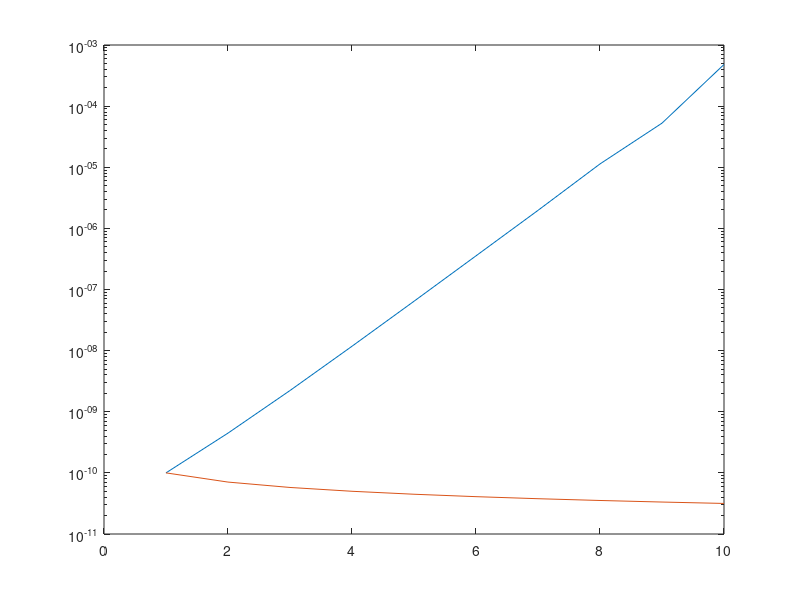

MATLAB code for this plot:
%Esegue il grafico degli Errori relativi
clear all
clc
format long
% matrice di Hilbert di ordine fino a 10
for n=1:10
A=hilb(n);
xvera=ones(n,1);
b= A*xvera;
x=A\b;
KA(n)=cond(A);
err_ass(n)=norm(x-xvera);
err_rel(n)=norm(x-xvera)/norm(xvera);
end
Condizionamento=KA';
ErroreAssoluto=err_ass'
ErroreRelativo=err_rel'
%Aggiungiamo una piccola perturbazione 10^-10
for n=1:10
deltab=1e-10*ones(n,1);
A=hilb(n);
xvera=ones(n,1);
b=A*xvera;
b=b+deltab;
x=A\b;
err_ass1(n)=norm(x-xvera);
err_rel1(n)=norm(x-xvera)/norm(xvera);
end

% matrice triangolare superiore di ordine fino a 10
for n=1:10
clear A
A=ones(n);
A1=triu(A);
xvera=ones(n,1);
b=A1*xvera;
x=A1\b;
KA1(n)=cond(A1);
err_ass2(n)=norm(x-xvera);
err_rel2(n)=norm(x-xvera)/norm(xvera);
end
Condizionamento=KA1';
%Aggiungiamo una piccola perturbazione 10^-10
for n=1:10
deltab=1e-10*ones(n,1);
clear A
A=ones(n);
A1=triu(A);
xvera=ones(n,1);
b=A1*xvera;
b=b+deltab;
x=A1\b;
err_ass3(n)=norm(x-xvera);
err_rel3(n)=norm(x-xvera)/norm(xvera);
end
ErroreRelativo=[err_rel1']
ErroreRelativo=[err_rel3']
semilogy(1:n,err_rel1)
hold on
semilogy(1:n,err_rel3)




